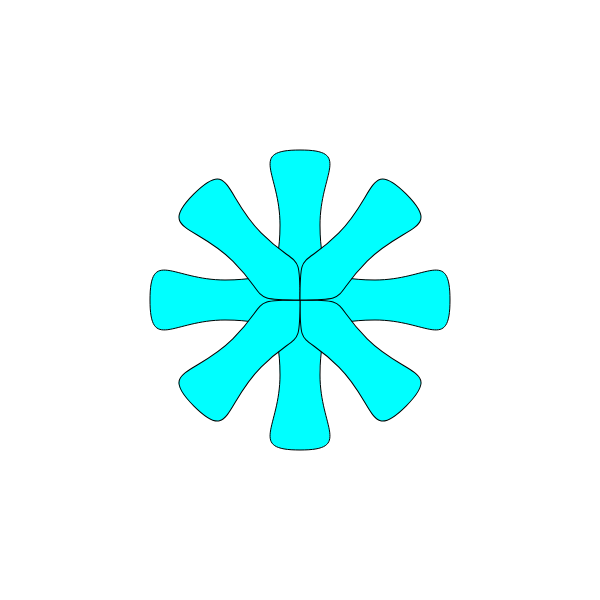
Frame 1 (no input)
Frame 60 (no input): identical to frame 1, image omitted
Frame 120 (the mouse pressed at the canvas centre since frame 60): identical to frame 1, image omitted

The p5.js sketch that drew this single still picture (run headless with seeded random() and noise() and a simulated clock; from frame 60 on, the mouse is pressed at the canvas centre):

// p5.js sketch
// ── sketch.js
const NUM_PARAMETERS = 11;

const sliders = [];

function parameterLookup(name, parameters) {
  switch (name) {
    case "num petals":
      return floor(map(parameters[0], 0, 1,3, 14));
    case "length":
      return map(parameters[1], 0, 1, 50, 250);
    case "thickness":
      return map(parameters[2], 0, 1, 5, 75);
    case "cp1 angle":
      return map(parameters[3], 0, 1, 0, PI / 2);
    case "cp1 radius":
      return map(parameters[4], 0, 1, 5, 100);
    case "midpoint angle":
      return map(parameters[5], 0, 1, PI / 2, (3 * PI) / 2);
    case "midpoint radius":
      return map(parameters[6], 0, 1, 5, 100);
    case "cp4 angle":
      return map(parameters[7], 0, 1, 0, PI);
    case "cp4 radius":
      return map(parameters[8], 0, 1, 5, 100);
    case "color1":
      return color(parameters[9], 1, 1);
    case "color2":
      return color(parameters[10], 1, 1);
  }
}

function setup() {
  createCanvas(600, 600);
  colorMode(HSB, 1);

  for (let i = 0; i < NUM_PARAMETERS; i++) {
    const slider = createSlider(0, 1, 0.5, 0.001);
    slider.position(width + 5, 10 + i * 20);
    sliders.push(slider);
  }
}

function draw() {
  background(255);
  const parameters = sliders.map((slider) => slider.value());
  // const parameters = [];
  // for (let i = 0; i < NUM_PARAMETERS; i++){
  //   const v = sin( ((frameCount/1000) *((i+5) * 2.1))) / 2 + 0.5;
  //   parameters.push(v);
  // }

  push();
  translate(width / 2, height / 2);
  drawFlower(parameters);
  pop();
}


function drawFlower(parameters){
  const numPetals = parameterLookup("num petals", parameters);

  const angle = (TWO_PI / numPetals);
  for (let i = 0; i < numPetals/2; i++) {
    
    push();
    rotate(angle * i * 2);
    drawPetal(parameters);
    pop();
  }

  for (let i = 0; i < numPetals/2; i++) {
    
    push();
    rotate(angle+ angle * i * 2);
    drawPetal(parameters);
    pop();
  }
}

function drawPetal(parameters) {
  const length = parameterLookup("length", parameters);
  const thickness = parameterLookup("thickness", parameters);
  const cp1Angle = parameterLookup("cp1 angle", parameters);
  const cp1Radius = parameterLookup("cp1 radius", parameters);
  const midpointAngle = parameterLookup("midpoint angle", parameters);
  const midpointRadius = parameterLookup("midpoint radius", parameters);
  const cp4Angle = parameterLookup("cp4 angle", parameters);
  const cp4Radius = parameterLookup("cp4 radius", parameters);
  const color1 = parameterLookup("color1", parameters);
  const color2 = parameterLookup("color2", parameters);

  const midpoint = createVector(length / 2, thickness/2);

  const cp1 = createVector(
    cp1Radius * cos(cp1Angle),
    cp1Radius * sin(cp1Angle)
  );
  const cp2 = createVector(
    midpoint.x + midpointRadius * cos(midpointAngle),
   midpoint.y +  midpointRadius * sin(midpointAngle)
  );
  const cp3 = createVector(
    midpoint.x + midpointRadius * cos(midpointAngle + PI),
    midpoint.y + midpointRadius * sin(midpointAngle + PI)
  );
  const cp4 = createVector(
    length + cp4Radius * cos(cp4Angle),
    cp4Radius * sin(cp4Angle)
  );

  const ctx = canvas.getContext("2d");
  const gradient = ctx.createLinearGradient(0,0,length,0);
  gradient.addColorStop(0,color1);
  gradient.addColorStop(1,color2);
  ctx.fillStyle = gradient;

  beginShape();

  vertex(0, 0);
  bezierVertex(cp1.x, cp1.y, cp2.x, cp2.y, midpoint.x, midpoint.y);
  bezierVertex(cp3.x, cp3.y, cp4.x, cp4.y, length, 0);
  bezierVertex(cp4.x, -cp4.y, cp3.x, -cp3.y, midpoint.x, -midpoint.y);
  bezierVertex(cp2.x, -cp2.y, cp1.x, -cp1.y, 0, 0);

  endShape(CLOSE);
}
